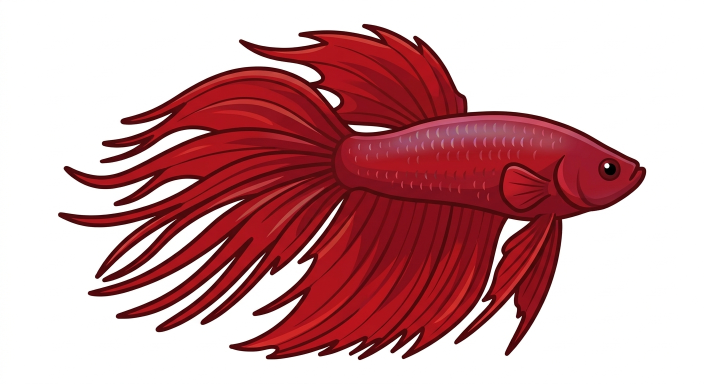
#> input picture assets/fish/raw/betta.jpg, 1408 x 768 px (shown at 1/2 size); its folder holds only this picture in this run
$ python process_sprites.py
#> lines starting #> are read from the running program, lines starting #| are printed output that depends on the picture
#> in main, img is the input picture: PIL image 1408x768 RGB; mean R, G, B 206, 159.1, 162.2
"""Dev-only one-off script: turns the raw Gemini-generated JPGs (assets/fish/raw/*.jpg,
white background) into transparent, cropped PNG sprites the game loads at
res://assets/fish/<species_id>.png. Not part of the game's runtime.
"""
import os
from PIL import Image

RAW_DIR = os.path.join(os.path.dirname(__file__), "raw")
OUT_DIR = os.path.dirname(__file__)
MAX_DIM = 480
WHITE_THRESHOLD = 235  # a pixel this close to white (on all channels) counts as background
FEATHER = 30  # soft alpha falloff band just inside the threshold, to avoid a hard cutout edge


def remove_white_background(img: Image.Image) -> Image.Image:
    img = img.convert("RGBA")
#> img: PIL image 1408x768 RGBA
    w, h = img.size
#> w = 1408; h = 768
    px = img.load()

    # Flood fill from the four edges only, so white PIXELS INSIDE the fish
    # (e.g. clownfish bands, shrimp antennae) are never touched.
    visited = bytearray(w * h)
    stack = []
    for x in range(w):
        stack.append((x, 0))
        stack.append((x, h - 1))
    for y in range(h):
        stack.append((0, y))
        stack.append((w - 1, y))

    def is_bg(r, g, b):
        return r >= WHITE_THRESHOLD and g >= WHITE_THRESHOLD and b >= WHITE_THRESHOLD

    while stack:
        x, y = stack.pop()
        if x < 0 or x >= w or y < 0 or y >= h:
            continue
        idx = y * w + x
        if visited[idx]:
            continue
        r, g, b, a = px[x, y]
        if not is_bg(r, g, b):
            continue
        visited[idx] = 1
        # distance from pure white controls alpha, so the fish's own edge anti-aliasing
        # (pixels blended toward white) fades out smoothly instead of leaving a white fringe.
        dist = 255 - min(r, g, b)
        alpha = 0 if dist < (255 - WHITE_THRESHOLD) else min(255, int((dist - (255 - WHITE_THRESHOLD)) / FEATHER * 255))
        px[x, y] = (r, g, b, alpha)
        stack.extend([(x + 1, y), (x - 1, y), (x, y + 1), (x, y - 1)])
#> this loop made 2534216 passes
#> (r, g, b, dist) on passes 1 to 3: (252, 252, 252, 3), (253, 253, 253, 2), (254, 254, 254, 1)
#> after the loop, stack = []

    return img


def crop_to_content(img: Image.Image, padding: int = 10) -> Image.Image:
#> called with padding = 10
    bbox = img.getbbox()
#> bbox = (116, 47, 1293, 721)
    if bbox is None:
        return img
    left, top, right, bottom = bbox
#> left = 116; top = 47; right = 1293; bottom = 721
    left = max(0, left - padding)
#> left = 106
    top = max(0, top - padding)
#> top = 37
    right = min(img.width, right + padding)
#> right = 1303
    bottom = min(img.height, bottom + padding)
#> bottom = 731
    return img.crop((left, top, right, bottom))
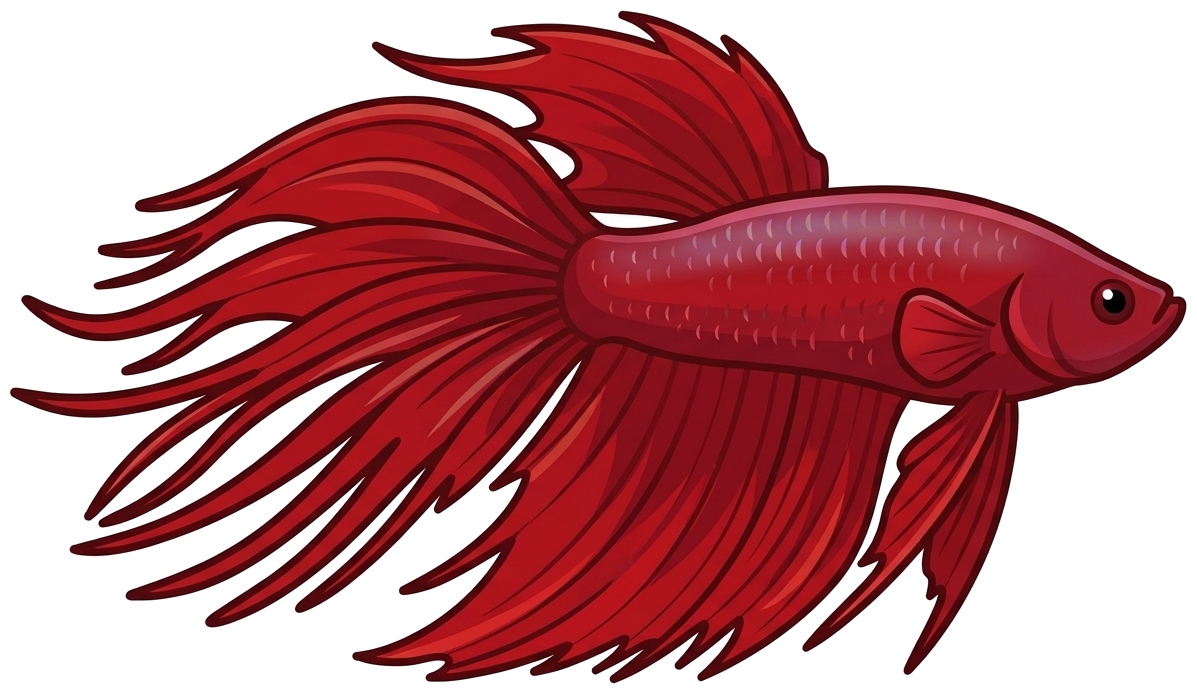
#> returned value: PIL image 1197x694 RGBA; mean R, G, B, A 191.2, 130.2, 134.2, 137.8; transparent parts drawn white


def downscale(img: Image.Image, max_dim: int) -> Image.Image:
#> called with max_dim = 480
    scale = max_dim / max(img.width, img.height)
#> scale = 0.401
    if scale >= 1:
        return img
    new_size = (round(img.width * scale), round(img.height * scale))
#> new_size = (480, 278)
    return img.resize(new_size, Image.LANCZOS)
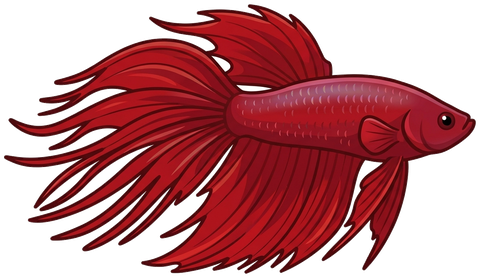
#> returned value: PIL image 480x278 RGBA; mean R, G, B, A 80.4, 18.6, 22.7, 137.8; transparent parts drawn white


def main():
    for fname in sorted(os.listdir(RAW_DIR)):
        if not fname.lower().endswith((".jpg", ".jpeg", ".png")):
            continue
        species_id = os.path.splitext(fname)[0]
        src_path = os.path.join(RAW_DIR, fname)
        img = Image.open(src_path)
        img = remove_white_background(img)
        img = crop_to_content(img)
        img = downscale(img, MAX_DIM)
        out_path = os.path.join(OUT_DIR, f"{species_id}.png")
        img.save(out_path, "PNG")
        print(f"{species_id}: {img.width}x{img.height} -> {out_path}")
#| betta: 480x278 -> assets/fish/betta.png


if __name__ == "__main__":
    main()

$ run again, on assets/fish/raw/cory_catfish.jpg
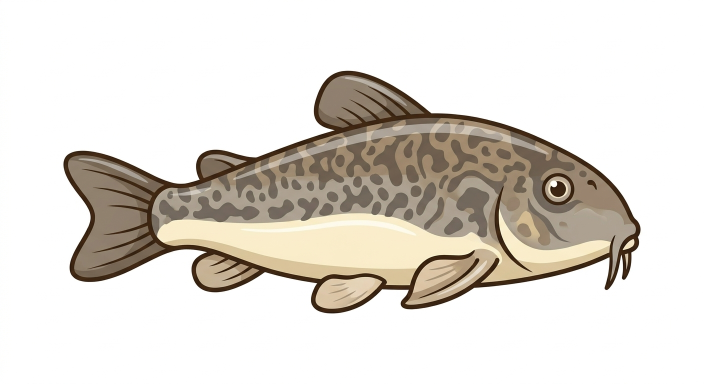
#> input picture assets/fish/raw/cory_catfish.jpg, 1408 x 768 px (shown at 1/2 size)
#> in main, img is the input picture: PIL image 1408x768 RGB; mean R, G, B 224.9, 220.1, 213.4
#> the loop in remove_white_background, `while stack:` made 3018212 passes
#> (r, g, b, dist) on passes 1 to 3: (253, 253, 253, 2), (253, 253, 253, 2), (253, 253, 253, 2)
#> after the loop in remove_white_background, `while stack:`: stack = []
#> bbox = (126, 141, 1282, 627)
#> in crop_to_content, `left, top, right, bottom = bbox`: left = 126; top = 141; right = 1282; bottom = 627
#> in crop_to_content, `left = max(0, left - padding)`: left = 116
#> in crop_to_content, `top = max(0, top - padding)`: top = 131
#> in crop_to_content, `right = min(img.width, right + padding)`: right = 1292
#> in crop_to_content, `bottom = min(img.height, bottom + padding)`: bottom = 637
#> in crop_to_content, `return img.crop((left, top, right, bottom))`:
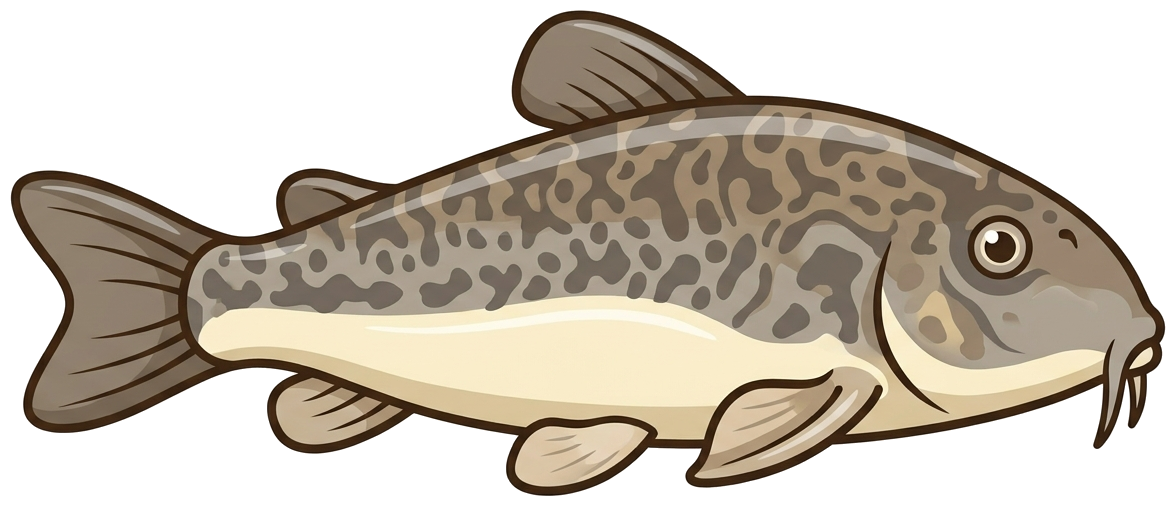
#> returned value: PIL image 1176x506 RGBA; mean R, G, B, A 200.5, 191.7, 179.5, 140.5; transparent parts drawn white
#> in downscale, `return img.resize(new_size, Image.LANCZOS)`:
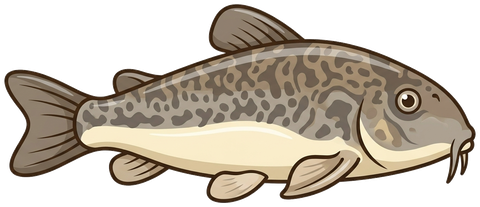
#> returned value: PIL image 480x207 RGBA; mean R, G, B, A 89.5, 80.5, 68.2, 140.5; transparent parts drawn white
#| cory_catfish: 480x207 -> assets/fish/cory_catfish.png

$ run again, on assets/fish/raw/guppy.jpg
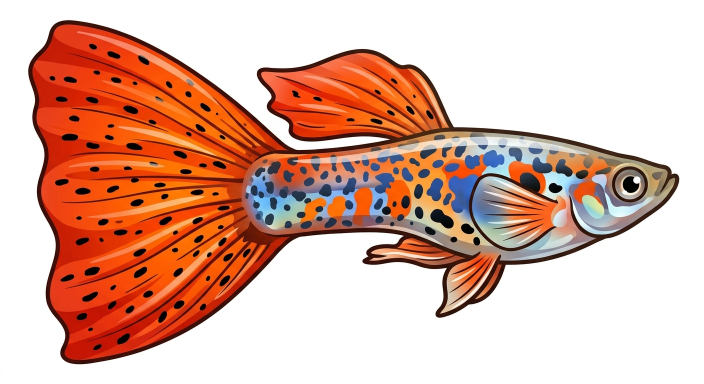
#> input picture assets/fish/raw/guppy.jpg, 1408 x 768 px (shown at 1/2 size)
#> in main, img is the input picture: PIL image 1408x768 RGB; mean R, G, B 222.1, 179.5, 164
#> the loop in remove_white_background, `while stack:` made 2389880 passes
#> (r, g, b, dist) on passes 1 to 3: (253, 253, 253, 2), (253, 253, 253, 2), (253, 253, 253, 2)
#> after the loop in remove_white_background, `while stack:`: stack = []
#> bbox = (56, 40, 1359, 729)
#> in crop_to_content, `left, top, right, bottom = bbox`: left = 56; top = 40; right = 1359; bottom = 729
#> in crop_to_content, `left = max(0, left - padding)`: left = 46
#> in crop_to_content, `top = max(0, top - padding)`: top = 30
#> in crop_to_content, `right = min(img.width, right + padding)`: right = 1369
#> in crop_to_content, `bottom = min(img.height, bottom + padding)`: bottom = 739
#> in crop_to_content, `return img.crop((left, top, right, bottom))`:
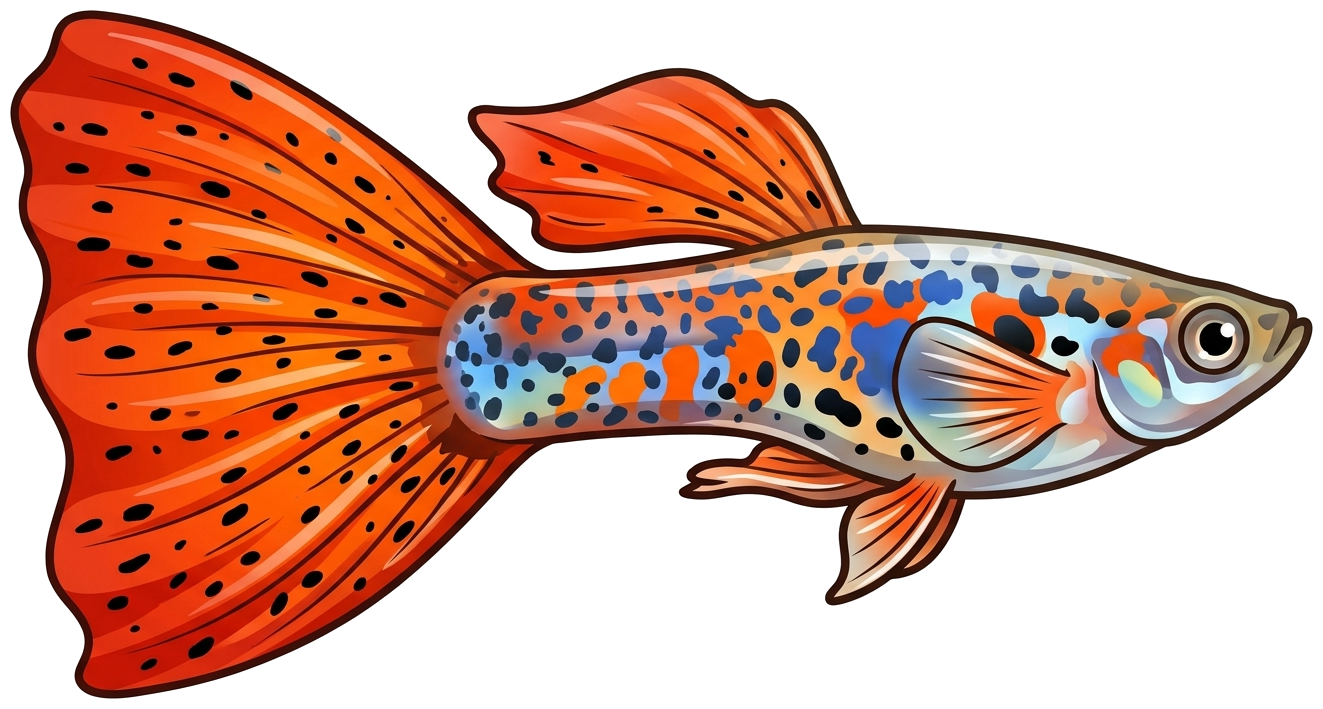
#> returned value: PIL image 1323x709 RGBA; mean R, G, B, A 217.1, 168, 150.2, 131.8; transparent parts drawn white
#> in downscale, `return img.resize(new_size, Image.LANCZOS)`:
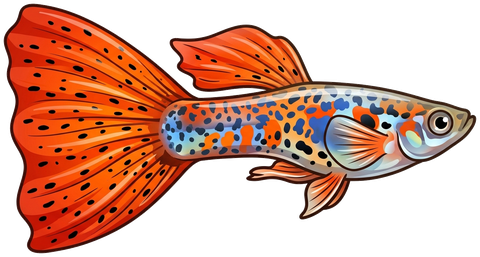
#> returned value: PIL image 480x257 RGBA; mean R, G, B, A 96.9, 47.6, 29.8, 131.8; transparent parts drawn white
#| guppy: 480x257 -> assets/fish/guppy.png

$ run again, on assets/fish/raw/blue_green_chromis.jpg
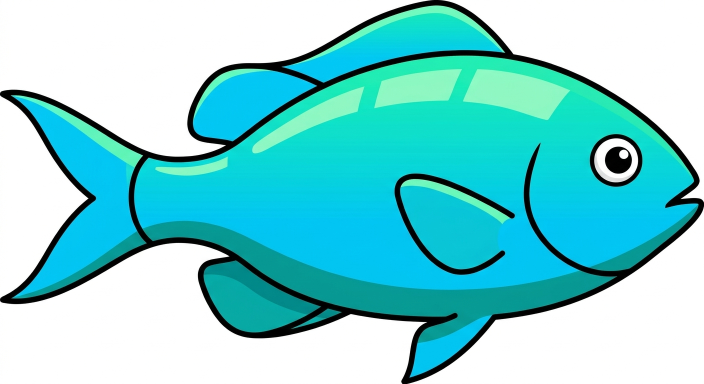
#> input picture assets/fish/raw/blue_green_chromis.jpg, 1408 x 768 px (shown at 1/2 size)
#> in main, img is the input picture: PIL image 1408x768 RGB; mean R, G, B 125.6, 211.9, 214.9
#> the loop in remove_white_background, `while stack:` made 1951420 passes
#> (r, g, b, dist) on passes 1 to 3: (253, 253, 251, 4), (252, 252, 250, 5), (253, 253, 253, 2)
#> after the loop in remove_white_background, `while stack:`: stack = []
#> bbox = (0, 0, 1408, 768)
#> left = 0; right = 1408; bottom = 768
#> in downscale, `return img.resize(new_size, Image.LANCZOS)`:
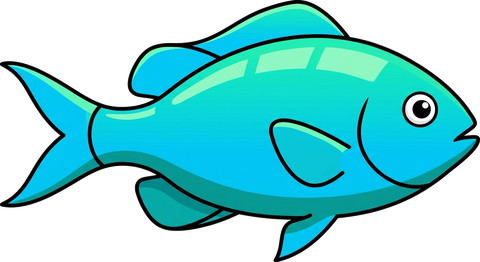
#> returned value: PIL image 480x262 RGBA; mean R, G, B, A 13.2, 99.5, 102.4, 140.2; transparent parts drawn white
#| blue_green_chromis: 480x262 -> assets/fish/blue_green_chromis.png
